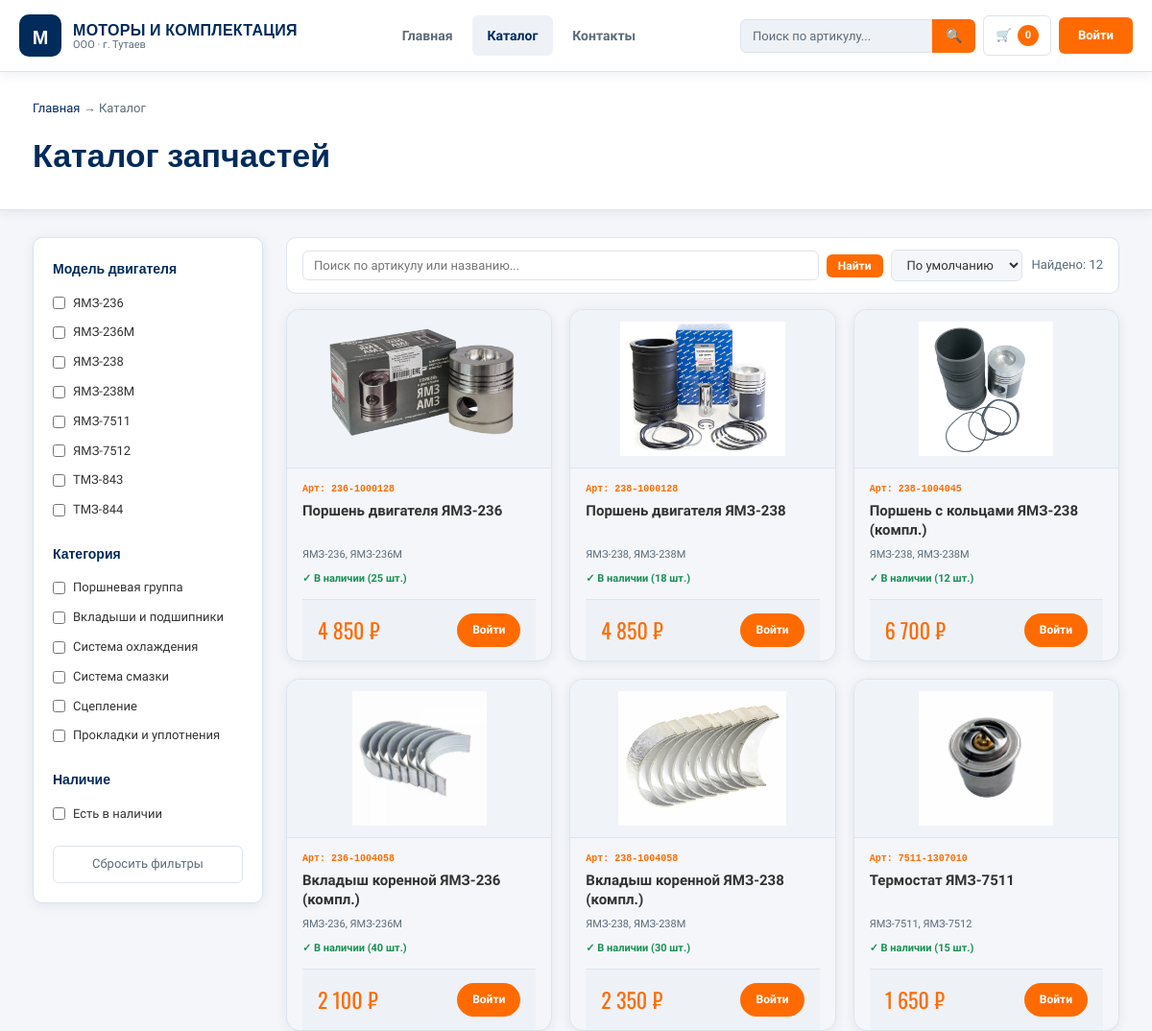
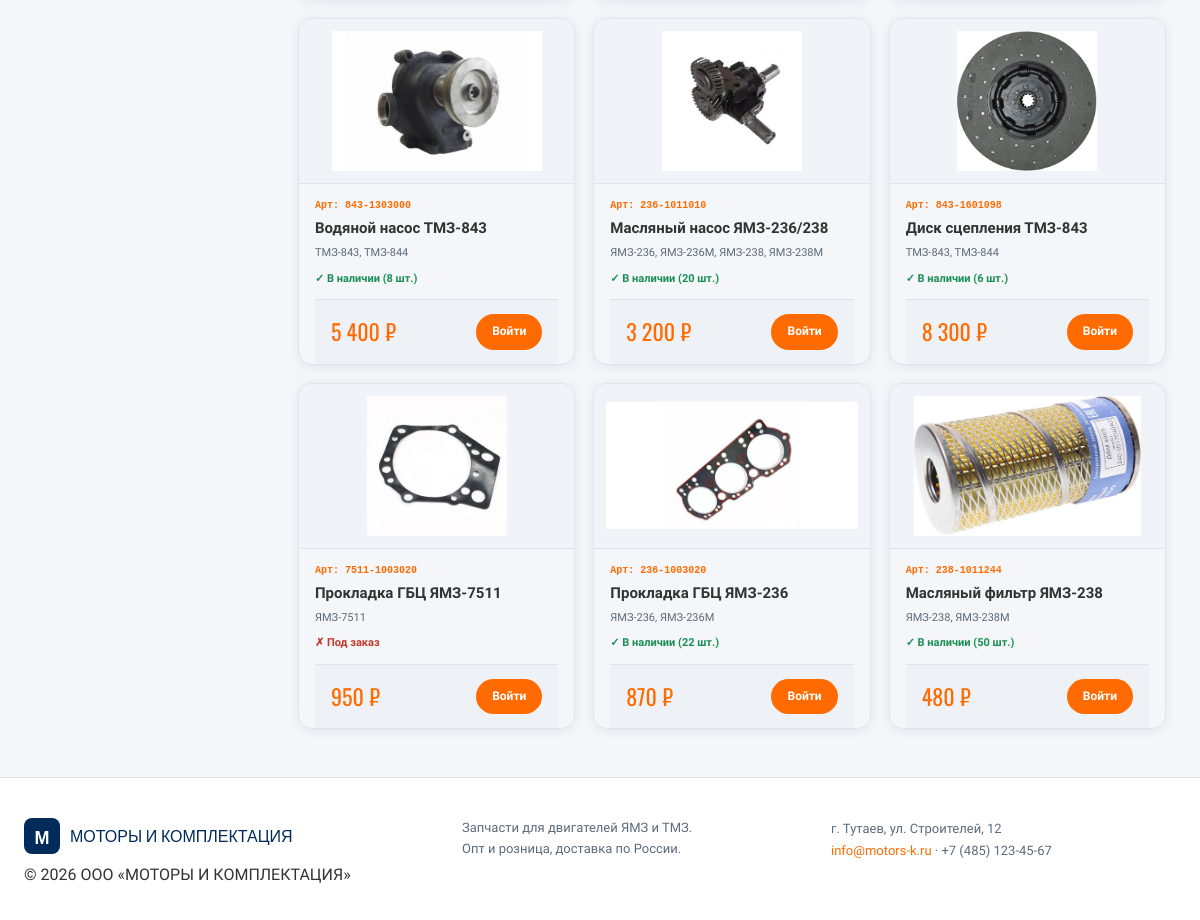
Screenshot of /catalog.php with the database file from the repository (2 pictures, top to bottom).
### tables this page shows
CREATE TABLE `engine_models` (
  `id`          SMALLINT UNSIGNED NOT NULL AUTO_INCREMENT,
  `brand`       ENUM('ЯМЗ','ТМЗ') NOT NULL,
  `model`       VARCHAR(20) NOT NULL,
  `full_name`   VARCHAR(50) NOT NULL,
  `cylinders`   TINYINT UNSIGNED DEFAULT NULL,
  `description` VARCHAR(200) DEFAULT NULL,
  `is_active`   TINYINT(1) NOT NULL DEFAULT 1,
  PRIMARY KEY (`id`),
  UNIQUE KEY `uq_engine` (`brand`,`model`)
);

CREATE TABLE `categories` (
  `id`         SMALLINT UNSIGNED NOT NULL AUTO_INCREMENT,
  `name`       VARCHAR(80) NOT NULL,
  `parent_id`  SMALLINT UNSIGNED DEFAULT NULL,
  `sort_order` TINYINT UNSIGNED NOT NULL DEFAULT 0,
  PRIMARY KEY (`id`),
  KEY `fk_cat_parent` (`parent_id`),
  CONSTRAINT `fk_cat_parent` FOREIGN KEY (`parent_id`) REFERENCES `categories`(`id`) ON UPDATE CASCADE ON DELETE SET NULL
);

CREATE TABLE `products` (
  `id`          INT UNSIGNED NOT NULL AUTO_INCREMENT,
  `article`     VARCHAR(30)   NOT NULL,
  `name`        VARCHAR(200)  NOT NULL,
  `category_id` SMALLINT UNSIGNED NOT NULL,
  `description` TEXT DEFAULT NULL,
  `price`       DECIMAL(10,2) NOT NULL,
  `stock_qty`   INT NOT NULL DEFAULT 0,
  `unit`        VARCHAR(10) NOT NULL DEFAULT 'шт.',
  `is_original` TINYINT(1) NOT NULL DEFAULT 1,
  `is_active`   TINYINT(1) NOT NULL DEFAULT 1,
  `created_at`  DATETIME NOT NULL DEFAULT CURRENT_TIMESTAMP,
  `updated_at`  DATETIME NOT NULL DEFAULT CURRENT_TIMESTAMP ON UPDATE CURRENT_TIMESTAMP,
  PRIMARY KEY (`id`),
  UNIQUE KEY `uq_article` (`article`),
  KEY `fk_product_cat` (`category_id`),
  CONSTRAINT `fk_product_cat` FOREIGN KEY (`category_id`) REFERENCES `categories`(`id`) ON UPDATE CASCADE
);

### config.php (called while the page is built, shortened)
<?php
function isLoggedIn(): bool  { return !empty($_SESSION['user_id']); }
function e(string $s): string {
    return htmlspecialchars($s, ENT_QUOTES, 'UTF-8');
}
function asset(string $file): string {
    return BASE_URL . ltrim($file, '/') . '?v=' . ASSET_VER;
}
function fmtPrice(float $v): string {
    return number_format($v, 0, '.', ' ') . ' ₽';
}

### catalog.php (the view, shortened to what this page needs)
<?php
require_once __DIR__ . '/config.php';
$pdo = getDB();
$engines_list = $pdo->query('SELECT id,brand,model,full_name FROM engine_models WHERE is_active=1 ORDER BY brand,model')->fetchAll();
$cats_list    = $pdo->query('SELECT id,name FROM categories WHERE parent_id IS NULL ORDER BY sort_order')->fetchAll();
$filterEngines = $_GET['engine'] ?? [];
$filterCats    = $_GET['cat']    ?? [];
$filterStock   = !empty($_GET['instock']);
$search        = trim($_GET['q'] ?? '');
$sort          = $_GET['sort']   ?? 'default';
$where  = ['p.is_active=1'];
$params = [];
$orderBy = match($sort) {
    'price-asc'  => 'p.price ASC',
    'price-desc' => 'p.price DESC',
    'name'       => 'p.name ASC',
    default      => 'p.id ASC',
};
$sql = "SELECT p.id, p.article, p.name, p.price, p.stock_qty,
               (SELECT file_path FROM product_images WHERE product_id=p.id AND is_main=1 LIMIT 1) AS img,
               c.name AS cat,
               GROUP_CONCAT(CONCAT(em.brand,'-',em.model) ORDER BY em.brand,em.model SEPARATOR ', ') AS compat
        FROM products p
        JOIN categories c ON c.id=p.category_id
        LEFT JOIN product_engines pe ON pe.product_id=p.id
        LEFT JOIN engine_models em ON em.id=pe.engine_model_id
        WHERE ".implode(' AND ',$where)."
        GROUP BY p.id ORDER BY $orderBy";
$stmt = $pdo->prepare($sql);
$stmt->execute($params);
$products = $stmt->fetchAll();
?><!DOCTYPE html>
<html lang="ru">
<head><meta charset="UTF-8"><meta name="viewport" content="width=device-width,initial-scale=1.0">
<link rel="stylesheet" href="<?= asset('style.css') ?>"></head>
<body>
<?php include ROOT.'includes/header.php'; ?>
<div class="page-banner">
  <div class="container">
    <div class="breadcrumb"><a href="<?= BASE_URL ?>index.php">Главная</a> → <span>Каталог</span></div>
    <h1>Каталог запчастей</h1>
  </div>
</div>
<div class="catalog-layout container">
  <aside class="catalog-sidebar">
    <form method="GET" id="filterForm">
      <div class="filter-block">
        <h3 class="filter-title">Модель двигателя</h3>
        <?php foreach ($engines_list as $eng): ?>
        <label class="filter-check">
          <input type="checkbox" name="engine[]" value="<?= $eng['id'] ?>"
            <?= in_array($eng['id'], array_map('intval',$filterEngines))?'checked':'' ?>
            onchange="this.form.submit()">
          <?= e($eng['full_name']) ?>
        </label>
        <?php endforeach; ?>
      </div>
      <div class="filter-block">
        <h3 class="filter-title">Категория</h3>
        <?php foreach ($cats_list as $cat): ?>
        <label class="filter-check">
          <input type="checkbox" name="cat[]" value="<?= $cat['id'] ?>"
            <?= in_array($cat['id'], array_map('intval',$filterCats))?'checked':'' ?>
            onchange="this.form.submit()">
          <?= e($cat['name']) ?>
        </label>
        <?php endforeach; ?>
      </div>
      <div class="filter-block">
        <h3 class="filter-title">Наличие</h3>
        <label class="filter-check">
          <input type="checkbox" name="instock" value="1" <?= $filterStock?'checked':'' ?> onchange="this.form.submit()">
          Есть в наличии
        </label>
      </div>
    </form>
    <a href="<?= BASE_URL ?>catalog.php" class="btn-reset" style="width:100%;margin-top:4px;display:block;text-align:center">Сбросить фильтры</a>
  </aside>
  <main class="catalog-main">
    <div class="catalog-toolbar">
      <form method="GET" style="display:flex;gap:8px;align-items:center;flex:1;flex-wrap:wrap">
        <input type="text" name="q" class="form-input" style="flex:1;min-width:160px;padding:7px 11px;font-size:13px"
               placeholder="Поиск по артикулу или названию..." value="<?= e($search) ?>">
        <button type="submit" class="btn-cart btn-sm">Найти</button>
        <select name="sort" class="sort-select" onchange="this.form.submit()">
          <option value="default"    <?= $sort==='default'?'selected':'' ?>>По умолчанию</option>
        </select>
      </form>
      <span class="results-count">Найдено: <?= count($products) ?></span>
    </div>
    <?php if (empty($products)): ?>
    <div class="no-results" style="display:flex">
      <div class="no-results-icon">🔍</div>
      <p>Товары не найдены. Попробуйте изменить параметры.</p>
      <a href="<?= BASE_URL ?>catalog.php" class="btn-reset">Сбросить</a>
    </div>
    <?php else: ?>
    <div class="products-grid">
      <?php foreach ($products as $p): ?>
      <div class="product-card">
        <a href="<?= BASE_URL ?>product.php?id=<?= $p['id'] ?>" class="product-img">
          <?php if ($p['img'] && file_exists(ROOT.$p['img'])): ?>
            <img src="<?= BASE_URL ?><?= e($p['img']) ?>" alt="<?= e($p['name']) ?>">
          <?php else: ?>
            <div class="product-placeholder">🔩</div>
          <?php endif; ?>
        </a>
        <div class="product-info">
          <div class="product-article">Арт: <?= e($p['article']) ?></div>
          <a href="<?= BASE_URL ?>product.php?id=<?= $p['id'] ?>" class="product-name" style="color:inherit"><?= e($p['name']) ?></a>
          <div class="product-compat"><?= e($p['compat']??'—') ?></div>
          <div class="product-stock <?= $p['stock_qty']>0?'in-stock':'out-stock' ?>">
            <?= $p['stock_qty']>0 ? '✓ В наличии ('.$p['stock_qty'].' шт.)' : '✗ Под заказ' ?>
          </div>
          <div class="product-bottom">
            <span class="product-price"><?= fmtPrice($p['price']) ?></span>
            <?php if (isLoggedIn()): ?>
              <form method="POST" action="<?= BASE_URL ?>cart.php">
                <input type="hidden" name="action" value="add">
                <input type="hidden" name="product_id" value="<?= $p['id'] ?>">
                <button type="submit" class="btn-cart btn-sm">В корзину</button>
              </form>
            <?php else: ?>
              <a href="<?= BASE_URL ?>login.php" class="btn-cart btn-sm" style="text-decoration:none">Войти</a>
            <?php endif; ?>
          </div>
        </div>
      </div>
      <?php endforeach; ?>
    </div>
    <?php endif; ?>
  </main>
</div>
<?php include ROOT.'includes/footer.php'; ?>
</body></html>

### style.css (style rules this page uses)
*,*::before,*::after { margin:0;padding:0;box-sizing:border-box }
:root { --navy:#002B5B; --navy-light:#003d7a; --orange:#FF6B00; --orange-h:#e55f00; --bg:#F4F6F9; --bg-header:#ffffff; --surface:#ffffff; --surface-2:#eef2f7; --text:#333333; --text-h:#002B5B; --muted:#5c6b7a; --white:#fff; --border:#dde4ec; --success:#1a8f55; --danger:#c0392b; --font-h:'Oswald',sans-serif; --font-b:'Source Sans 3',sans-serif; --shadow:0 2px 12px rgba(0,43,91,.08); --shadow-h:0 8px 28px rgba(0,43,91,.12); --radius:10px; --radius-sm:6px; }
body { font-family:var(--font-b);background:var(--bg);color:var(--text);font-size:16px;line-height:1.6;display:flex;flex-direction:column;min-height:100vh }
main,section,div.container { flex:1 }
a { color:inherit;text-decoration:none }
.container { max-width:1180px;margin:0 auto;padding:0 24px }
.btn-cart { background:var(--orange);color:#fff;border:none;padding:8px 14px;border-radius:var(--radius-sm);font-size:13px;font-weight:600;cursor:pointer;font-family:var(--font-b) }
.btn-reset { background:var(--surface);border:1px solid var(--border);color:var(--muted);padding:8px 16px;border-radius:var(--radius-sm);cursor:pointer;font-size:13px;font-family:var(--font-b) }
.btn-sm { padding:5px 12px;font-size:12px }
.products-grid { display:grid;grid-template-columns:repeat(4,1fr);gap:18px }
.product-card { background:var(--bg);border:1px solid var(--border);border-radius:14px;overflow:hidden;transition:transform .2s,box-shadow .2s;display:flex;flex-direction:column;box-shadow:var(--shadow) }
.product-img { background:#f0f4f8;height:165px;display:flex;align-items:center;justify-content:center;border-bottom:1px solid var(--border) }
.product-img img { width:100%;height:100%;object-fit:contain;padding:12px }
.product-info { padding:14px 16px 0;display:flex;flex-direction:column;flex:1 }
.product-article { font-size:10px;color:var(--orange);font-family:Consolas,monospace;font-weight:700;margin-bottom:4px }
.product-name { font-weight:600;font-size:15px;line-height:1.35;flex:1;margin-bottom:6px;color:var(--text-h) }
.product-compat { font-size:11px;color:var(--muted);margin-bottom:8px }
.product-stock { font-size:11px;font-weight:600;margin-bottom:0 }
.in-stock { color:var(--success) }
.out-stock { color:var(--danger) }
.product-bottom { display:flex;align-items:center;justify-content:space-between;gap:10px;margin-top:12px;padding:14px 16px;background:var(--surface-2);border-top:1px solid var(--border) }
.product-price { font-family:var(--font-h);font-size:22px;color:var(--orange) }
.product-card .btn-cart { border-radius:20px;padding:8px 16px }
.page-banner { background:var(--surface);color:var(--navy);padding:28px 0 32px;border-bottom:1px solid var(--border);box-shadow:var(--shadow) }
.page-banner .container { position:relative }
.page-banner h1 { font-family:var(--font-h);font-size:34px;font-weight:600;margin-top:8px;color:var(--navy) }
.breadcrumb { font-size:13px;color:var(--muted) }
.breadcrumb a { color:var(--navy) }
.catalog-layout { display:grid;grid-template-columns:240px 1fr;gap:24px;padding-top:28px;padding-bottom:48px;align-items:start }
.catalog-sidebar { background:var(--surface);border:1px solid var(--border);border-radius:var(--radius);padding:20px;position:sticky;top:88px;box-shadow:var(--shadow) }
.filter-block { margin-bottom:18px }
.filter-title { font-family:var(--font-h);font-size:14px;color:var(--text-h);font-weight:600;margin-bottom:10px }
.filter-check { display:flex;align-items:center;gap:8px;padding:5px 0;font-size:13px;cursor:pointer;color:var(--text) }
.filter-check input { accent-color:var(--orange) }
.catalog-toolbar { display:flex;align-items:center;justify-content:space-between;margin-bottom:16px;padding:12px 16px;background:var(--surface);border:1px solid var(--border);border-radius:var(--radius);flex-wrap:wrap;gap:10px }
.results-count { font-size:13px;color:var(--muted) }
.sort-select { border:1px solid var(--border);padding:7px 12px;border-radius:var(--radius-sm);font-size:13px;font-family:var(--font-b);outline:none;background:var(--bg);color:var(--text) }
.catalog-main .products-grid { grid-template-columns:repeat(3,1fr) }
.form-input { width:100%;padding:11px 14px;border:1px solid var(--border);border-radius:var(--radius-sm);font-family:var(--font-b);font-size:14px;outline:none;background:#fff;color:var(--text) }

### rows the page displays
engine_models: full_name "ЯМЗ-236"
engine_models: full_name "ЯМЗ-236М"
engine_models: full_name "ЯМЗ-238"
engine_models: full_name "ЯМЗ-238М"
engine_models: full_name "ЯМЗ-7511"
engine_models: full_name "ЯМЗ-7512"
engine_models: full_name "ТМЗ-843"
engine_models: full_name "ТМЗ-844"
categories: name "Поршневая группа"
categories: name "Вкладыши и подшипники"
categories: name "Система охлаждения"
categories: name "Система смазки"
categories: name "Сцепление"
categories: name "Прокладки и уплотнения"
products: shows a picture, article "236-1000128", name "Поршень двигателя ЯМЗ-236", compat "ЯМЗ-236, ЯМЗ-236М", stock_qty "25", price "4 850 ₽"
products: shows a picture, article "238-1000128", name "Поршень двигателя ЯМЗ-238", compat "ЯМЗ-238, ЯМЗ-238М", stock_qty "18", price "4 850 ₽"
products: shows a picture, article "238-1004045", name "Поршень с кольцами ЯМЗ-238 (компл.)", compat "ЯМЗ-238, ЯМЗ-238М", stock_qty "12", price "6 700 ₽"
products: shows a picture, article "236-1004058", name "Вкладыш коренной ЯМЗ-236 (компл.)", compat "ЯМЗ-236, ЯМЗ-236М", stock_qty "40", price "2 100 ₽"
products: shows a picture, article "238-1004058", name "Вкладыш коренной ЯМЗ-238 (компл.)", compat "ЯМЗ-238, ЯМЗ-238М", stock_qty "30", price "2 350 ₽"
products: shows a picture, article "7511-1307010", name "Термостат ЯМЗ-7511", compat "ЯМЗ-7511, ЯМЗ-7512", stock_qty "15", price "1 650 ₽"
products: shows a picture, article "843-1303000", name "Водяной насос ТМЗ-843", compat "ТМЗ-843, ТМЗ-844", stock_qty "8", price "5 400 ₽"
products: shows a picture, article "236-1011010", name "Масляный насос ЯМЗ-236/238", compat "ЯМЗ-236, ЯМЗ-236М, ЯМЗ-238, ЯМЗ-238М", stock_qty "20", price "3 200 ₽"
products: shows a picture, article "843-1601098", name "Диск сцепления ТМЗ-843", compat "ТМЗ-843, ТМЗ-844", stock_qty "6", price "8 300 ₽"
products: shows a picture, article "7511-1003020", name "Прокладка ГБЦ ЯМЗ-7511", compat "ЯМЗ-7511", stock_qty "✗ Под заказ", price "950 ₽"
products: shows a picture, article "236-1003020", name "Прокладка ГБЦ ЯМЗ-236", compat "ЯМЗ-236, ЯМЗ-236М", stock_qty "22", price "870 ₽"
products: shows a picture, article "238-1011244", name "Масляный фильтр ЯМЗ-238", compat "ЯМЗ-238, ЯМЗ-238М", stock_qty "50", price "480 ₽"

### other values shown
$cartQty "0"
count($products) "12"
